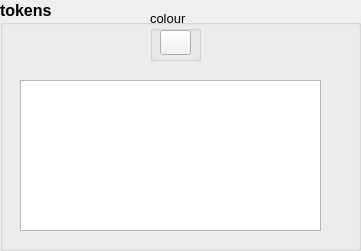
   <widget class="QGroupBox" name="groupTokens">
    <property name="geometry">
     <rect>
      <x>10</x>
      <y>360</y>
      <width>361</width>
      <height>251</height>
     </rect>
    </property>
    <property name="font">
     <font>
      <pointsize>12</pointsize>
      <weight>75</weight>
      <bold>true</bold>
     </font>
    </property>
    <property name="title">
     <string>tokens</string>
    </property>
    <widget class="QListWidget" name="listTokens">
     <property name="geometry">
      <rect>
       <x>20</x>
       <y>80</y>
       <width>301</width>
       <height>151</height>
      </rect>
     </property>
     <property name="font">
      <font>
       <pointsize>10</pointsize>
       <weight>50</weight>
       <bold>false</bold>
      </font>
     </property>
    </widget>
    <widget class="QGroupBox" name="groupBoxTokenColour">
     <property name="geometry">
      <rect>
       <x>150</x>
       <y>10</y>
       <width>51</width>
       <height>51</height>
      </rect>
     </property>
     <property name="palette">
      <palette>
       <active>
        <colorrole role="WindowText">
         <brush brushstyle="SolidPattern">
          <color alpha="255">
           <red>0</red>
           <green>0</green>
           <blue>0</blue>
          </color>
         </brush>
        </colorrole>
        <colorrole role="Button">
         <brush brushstyle="SolidPattern">
          <color alpha="255">
           <red>242</red>
           <green>242</green>
           <blue>242</blue>
          </color>
         </brush>
        </colorrole>
        <colorrole role="Light">
         <brush brushstyle="SolidPattern">
          <color alpha="255">
           <red>255</red>
           <green>255</green>
           <blue>255</blue>
          </color>
         </brush>
        </colorrole>
        <colorrole role="Midlight">
         <brush brushstyle="SolidPattern">
          <color alpha="255">
           <red>248</red>
           <green>248</green>
           <blue>248</blue>
          </color>
         </brush>
        </colorrole>
        <colorrole role="Dark">
         <brush brushstyle="SolidPattern">
          <color alpha="255">
           <red>121</red>
           <green>121</green>
           <blue>121</blue>
          </color>
         </brush>
        </colorrole>
        <colorrole role="Mid">
         <brush brushstyle="SolidPattern">
          <color alpha="255">
           <red>161</red>
           <green>161</green>
           <blue>161</blue>
          </color>
         </brush>
        </colorrole>
        <colorrole role="Text">
         <brush brushstyle="SolidPattern">
          <color alpha="255">
           <red>0</red>
           <green>0</green>
           <blue>0</blue>
          </color>
         </brush>
        </colorrole>
        <colorrole role="BrightText">
         <brush brushstyle="SolidPattern">
          <color alpha="255">
           <red>255</red>
           <green>255</green>
           <blue>255</blue>
          </color>
         </brush>
        </colorrole>
        <colorrole role="ButtonText">
         <brush brushstyle="SolidPattern">
          <color alpha="255">
           <red>0</red>
           <green>0</green>
           <blue>0</blue>
          </color>
         </brush>
        </colorrole>
        <colorrole role="Base">
         <brush brushstyle="SolidPattern">
          <color alpha="255">
           <red>255</red>
           <green>255</green>
           <blue>255</blue>
          </color>
         </brush>
        </colorrole>
        <colorrole role="Window">
         <brush brushstyle="SolidPattern">
          <color alpha="255">
           <red>242</red>
           <green>242</green>
           <blue>242</blue>
          </color>
         </brush>
        </colorrole>
        <colorrole role="Shadow">
         <brush brushstyle="SolidPattern">
          <color alpha="255">
           <red>0</red>
           <green>0</green>
           <blue>0</blue>
          </color>
         </brush>
        </colorrole>
        <colorrole role="AlternateBase">
         <brush brushstyle="SolidPattern">
          <color alpha="255">
           <red>248</red>
           <green>248</green>
           <blue>248</blue>
          </color>
         </brush>
        </colorrole>
        <colorrole role="ToolTipBase">
         <brush brushstyle="SolidPattern">
          <color alpha="255">
           <red>255</red>
           <green>255</green>
           <blue>220</blue>
          </color>
         </brush>
        </colorrole>
        <colorrole role="ToolTipText">
         <brush brushstyle="SolidPattern">
          <color alpha="255">
           <red>0</red>
           <green>0</green>
           <blue>0</blue>
          </color>
         </brush>
        </colorrole>
        <colorrole role="PlaceholderText">
         <brush brushstyle="NoBrush">
          <color alpha="128">
           <red>0</red>
           <green>0</green>
           <blue>0</blue>
          </color>
         </brush>
        </colorrole>
       </active>
       <inactive>
        <colorrole role="WindowText">
         <brush brushstyle="SolidPattern">
          <color alpha="255">
           <red>0</red>
           <green>0</green>
           <blue>0</blue>
          </color>
         </brush>
        </colorrole>
        <colorrole role="Button">
         <brush brushstyle="SolidPattern">
          <color alpha="255">
           <red>242</red>
           <green>242</green>
           <blue>242</blue>
          </color>
         </brush>
        </colorrole>
        <colorrole role="Light">
         <brush brushstyle="SolidPattern">
          <color alpha="255">
           <red>255</red>
           <green>255</green>
           <blue>255</blue>
          </color>
         </brush>
        </colorrole>
        <colorrole role="Midlight">
         <brush brushstyle="SolidPattern">
          <color alpha="255">
           <red>248</red>
           <green>248</green>
           <blue>248</blue>
          </color>
         </brush>
        </colorrole>
        <colorrole role="Dark">
         <brush brushstyle="SolidPattern">
          <color alpha="255">
           <red>121</red>
           <green>121</green>
           <blue>121</blue>
          </color>
         </brush>
        </colorrole>
        <colorrole role="Mid">
         <brush brushstyle="SolidPattern">
          <color alpha="255">
           <red>161</red>
           <green>161</green>
           <blue>161</blue>
          </color>
         </brush>
        </colorrole>
        <colorrole role="Text">
         <brush brushstyle="SolidPattern">
          <color alpha="255">
           <red>0</red>
           <green>0</green>
           <blue>0</blue>
          </color>
         </brush>
        </colorrole>
        <colorrole role="BrightText">
         <brush brushstyle="SolidPattern">
          <color alpha="255">
           <red>255</red>
           <green>255</green>
           <blue>255</blue>
          </color>
         </brush>
        </colorrole>
        <colorrole role="ButtonText">
         <brush brushstyle="SolidPattern">
          <color alpha="255">
           <red>0</red>
           <green>0</green>
           <blue>0</blue>
          </color>
         </brush>
        </colorrole>
        <colorrole role="Base">
         <brush brushstyle="SolidPattern">
          <color alpha="255">
           <red>255</red>
           <green>255</green>
           <blue>255</blue>
          </color>
         </brush>
        </colorrole>
        <colorrole role="Window">
         <brush brushstyle="SolidPattern">
          <color alpha="255">
           <red>242</red>
           <green>242</green>
           <blue>242</blue>
          </color>
         </brush>
        </colorrole>
        <colorrole role="Shadow">
         <brush brushstyle="SolidPattern">
          <color alpha="255">
           <red>0</red>
           <green>0</green>
           <blue>0</blue>
          </color>
         </brush>
        </colorrole>
        <colorrole role="AlternateBase">
         <brush brushstyle="SolidPattern">
          <color alpha="255">
           <red>248</red>
           <green>248</green>
           <blue>248</blue>
          </color>
         </brush>
        </colorrole>
        <colorrole role="ToolTipBase">
         <brush brushstyle="SolidPattern">
          <color alpha="255">
           <red>255</red>
           <green>255</green>
           <blue>220</blue>
          </color>
         </brush>
        </colorrole>
        <colorrole role="ToolTipText">
         <brush brushstyle="SolidPattern">
          <color alpha="255">
           <red>0</red>
           <green>0</green>
           <blue>0</blue>
          </color>
         </brush>
        </colorrole>
        <colorrole role="PlaceholderText">
         <brush brushstyle="NoBrush">
          <color alpha="128">
           <red>0</red>
           <green>0</green>
           <blue>0</blue>
          </color>
         </brush>
        </colorrole>
       </inactive>
       <disabled>
        <colorrole role="WindowText">
         <brush brushstyle="SolidPattern">
          <color alpha="255">
           <red>121</red>
           <green>121</green>
           <blue>121</blue>
          </color>
         </brush>
        </colorrole>
        <colorrole role="Button">
         <brush brushstyle="SolidPattern">
          <color alpha="255">
           <red>242</red>
           <green>242</green>
           <blue>242</blue>
          </color>
         </brush>
        </colorrole>
        <colorrole role="Light">
         <brush brushstyle="SolidPattern">
          <color alpha="255">
           <red>255</red>
           <green>255</green>
           <blue>255</blue>
          </color>
         </brush>
        </colorrole>
        <colorrole role="Midlight">
         <brush brushstyle="SolidPattern">
          <color alpha="255">
           <red>248</red>
           <green>248</green>
           <blue>248</blue>
          </color>
         </brush>
        </colorrole>
        <colorrole role="Dark">
         <brush brushstyle="SolidPattern">
          <color alpha="255">
           <red>121</red>
           <green>121</green>
           <blue>121</blue>
          </color>
         </brush>
        </colorrole>
        <colorrole role="Mid">
         <brush brushstyle="SolidPattern">
          <color alpha="255">
           <red>161</red>
           <green>161</green>
           <blue>161</blue>
          </color>
         </brush>
        </colorrole>
        <colorrole role="Text">
         <brush brushstyle="SolidPattern">
          <color alpha="255">
           <red>121</red>
           <green>121</green>
           <blue>121</blue>
          </color>
         </brush>
        </colorrole>
        <colorrole role="BrightText">
         <brush brushstyle="SolidPattern">
          <color alpha="255">
           <red>255</red>
           <green>255</green>
           <blue>255</blue>
          </color>
         </brush>
        </colorrole>
        <colorrole role="ButtonText">
         <brush brushstyle="SolidPattern">
          <color alpha="255">
           <red>121</red>
           <green>121</green>
           <blue>121</blue>
          </color>
         </brush>
        </colorrole>
        <colorrole role="Base">
         <brush brushstyle="SolidPattern">
          <color alpha="255">
           <red>242</red>
           <green>242</green>
           <blue>242</blue>
          </color>
         </brush>
        </colorrole>
        <colorrole role="Window">
         <brush brushstyle="SolidPattern">
          <color alpha="255">
           <red>242</red>
           <green>242</green>
           <blue>242</blue>
          </color>
         </brush>
        </colorrole>
        <colorrole role="Shadow">
         <brush brushstyle="SolidPattern">
          <color alpha="255">
           <red>0</red>
           <green>0</green>
           <blue>0</blue>
          </color>
         </brush>
        </colorrole>
        <colorrole role="AlternateBase">
         <brush brushstyle="SolidPattern">
          <color alpha="255">
           <red>242</red>
           <green>242</green>
           <blue>242</blue>
          </color>
         </brush>
        </colorrole>
        <colorrole role="ToolTipBase">
         <brush brushstyle="SolidPattern">
          <color alpha="255">
           <red>255</red>
           <green>255</green>
           <blue>220</blue>
          </color>
         </brush>
        </colorrole>
        <colorrole role="ToolTipText">
         <brush brushstyle="SolidPattern">
          <color alpha="255">
           <red>0</red>
           <green>0</green>
           <blue>0</blue>
          </color>
         </brush>
        </colorrole>
        <colorrole role="PlaceholderText">
         <brush brushstyle="NoBrush">
          <color alpha="128">
           <red>0</red>
           <green>0</green>
           <blue>0</blue>
          </color>
         </brush>
        </colorrole>
       </disabled>
      </palette>
     </property>
     <property name="font">
      <font>
       <pointsize>10</pointsize>
       <weight>50</weight>
       <bold>false</bold>
      </font>
     </property>
     <property name="title">
      <string>colour</string>
     </property>
     <widget class="QToolButton" name="toolTokenColour">
      <property name="geometry">
       <rect>
        <x>10</x>
        <y>20</y>
        <width>31</width>
        <height>25</height>
       </rect>
      </property>
      <property name="font">
       <font>
        <pointsize>10</pointsize>
        <weight>50</weight>
        <bold>false</bold>
       </font>
      </property>
      <property name="text">
       <string/>
      </property>
      <property name="autoRaise">
       <bool>false</bool>
      </property>
     </widget>
    </widget>
   </widget>
